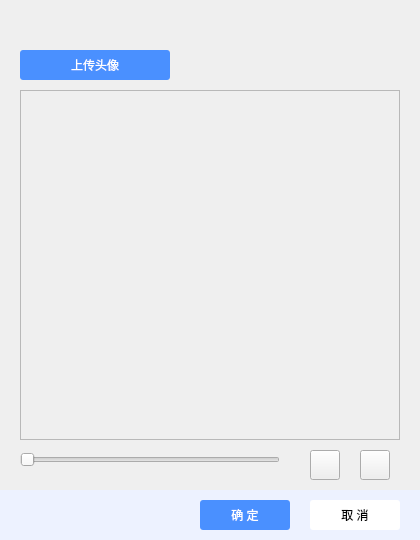
<?xml version="1.0" encoding="UTF-8"?>
<ui version="4.0">
 <class>iconChange</class>
 <widget class="QWidget" name="iconChange">
  <property name="geometry">
   <rect>
    <x>0</x>
    <y>0</y>
    <width>420</width>
    <height>540</height>
   </rect>
  </property>
  <property name="windowTitle">
   <string>Form</string>
  </property>
  <widget class="QPushButton" name="OK">
   <property name="geometry">
    <rect>
     <x>200</x>
     <y>500</y>
     <width>90</width>
     <height>30</height>
    </rect>
   </property>
   <property name="styleSheet">
    <string notr="true">background-color: rgb(74, 144,  255);
font: 75 9pt &quot;Microsoft YaHei UI&quot;;
color: rgb(255, 255, 255);
border-radius:3px</string>
   </property>
   <property name="text">
    <string>确 定</string>
   </property>
  </widget>
  <widget class="QPushButton" name="upload">
   <property name="geometry">
    <rect>
     <x>20</x>
     <y>50</y>
     <width>150</width>
     <height>30</height>
    </rect>
   </property>
   <property name="styleSheet">
    <string notr="true">background-color: rgb(74, 144,  255);
font: 75 9pt &quot;Microsoft YaHei UI&quot;;
color: rgb(255, 255, 255);
border-radius:3px</string>
   </property>
   <property name="text">
    <string>上传头像</string>
   </property>
  </widget>
  <widget class="QScrollArea" name="scrollArea">
   <property name="geometry">
    <rect>
     <x>20</x>
     <y>90</y>
     <width>380</width>
     <height>350</height>
    </rect>
   </property>
   <property name="widgetResizable">
    <bool>true</bool>
   </property>
   <widget class="QWidget" name="scrollAreaWidgetContents">
    <property name="geometry">
     <rect>
      <x>0</x>
      <y>0</y>
      <width>378</width>
      <height>348</height>
     </rect>
    </property>
    <widget class="QLabel" name="head">
     <property name="geometry">
      <rect>
       <x>0</x>
       <y>0</y>
       <width>380</width>
       <height>350</height>
      </rect>
     </property>
     <property name="text">
      <string/>
     </property>
    </widget>
   </widget>
  </widget>
  <widget class="QPushButton" name="Cancel">
   <property name="geometry">
    <rect>
     <x>310</x>
     <y>500</y>
     <width>90</width>
     <height>30</height>
    </rect>
   </property>
   <property name="styleSheet">
    <string notr="true">background-color: rgb(255, 255, 255);
font: 75 9pt &quot;Microsoft YaHei UI&quot;;
border-radius:3px</string>
   </property>
   <property name="text">
    <string>取 消</string>
   </property>
  </widget>
  <widget class="QSlider" name="Slider">
   <property name="geometry">
    <rect>
     <x>20</x>
     <y>450</y>
     <width>260</width>
     <height>20</height>
    </rect>
   </property>
   <property name="styleSheet">
    <string notr="true"/>
   </property>
   <property name="orientation">
    <enum>Qt::Horizontal</enum>
   </property>
  </widget>
  <widget class="QToolButton" name="anti">
   <property name="geometry">
    <rect>
     <x>360</x>
     <y>450</y>
     <width>30</width>
     <height>30</height>
    </rect>
   </property>
   <property name="styleSheet">
    <string notr="true">border-image: url(:/image/toolicon/rotate_clock_hover.png);</string>
   </property>
   <property name="text">
    <string/>
   </property>
  </widget>
  <widget class="QToolButton" name="clock">
   <property name="geometry">
    <rect>
     <x>310</x>
     <y>450</y>
     <width>30</width>
     <height>30</height>
    </rect>
   </property>
   <property name="styleSheet">
    <string notr="true">border-image: url(:/image/toolicon/rotate_anti_hover.png);</string>
   </property>
   <property name="text">
    <string/>
   </property>
  </widget>
  <widget class="QLabel" name="labeltip">
   <property name="geometry">
    <rect>
     <x>0</x>
     <y>490</y>
     <width>421</width>
     <height>50</height>
    </rect>
   </property>
   <property name="styleSheet">
    <string notr="true">background-color: rgb(237, 242, 255);</string>
   </property>
   <property name="text">
    <string/>
   </property>
  </widget>
  <zorder>labeltip</zorder>
  <zorder>OK</zorder>
  <zorder>upload</zorder>
  <zorder>scrollArea</zorder>
  <zorder>Cancel</zorder>
  <zorder>Slider</zorder>
  <zorder>anti</zorder>
  <zorder>clock</zorder>
 </widget>
 <resources/>
 <connections/>
</ui>
